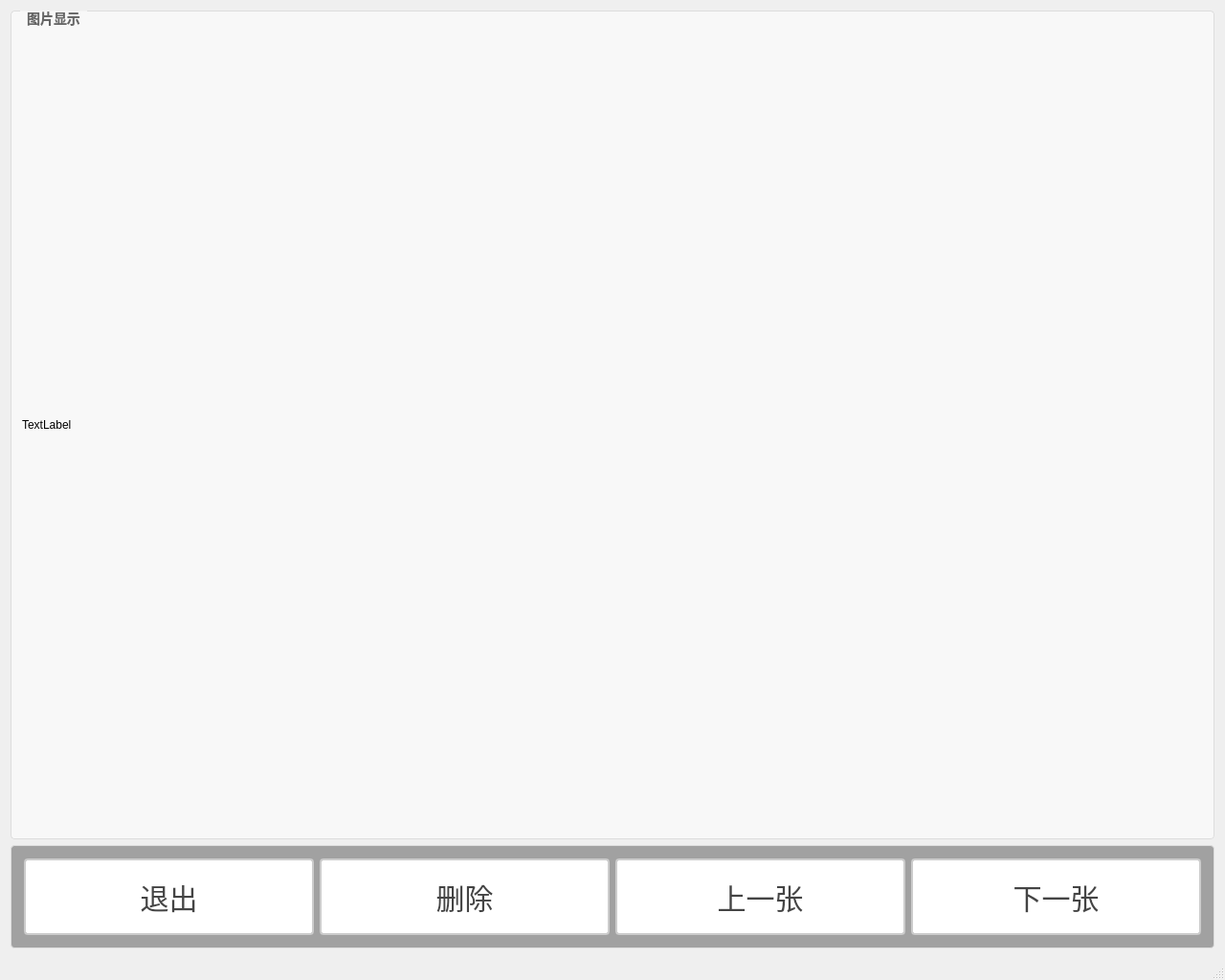
<?xml version="1.0" encoding="UTF-8"?>
<ui version="4.0">
 <class>PictureViewerUtiltyClass</class>
 <widget class="QMainWindow" name="PictureViewerUtiltyClass">
  <property name="geometry">
   <rect>
    <x>0</x>
    <y>0</y>
    <width>1280</width>
    <height>1024</height>
   </rect>
  </property>
  <property name="windowTitle">
   <string>PictureViewerUtilty</string>
  </property>
  <widget class="QWidget" name="centralWidget">
   <layout class="QVBoxLayout" name="verticalLayout" stretch="8,1">
    <item>
     <widget class="QGroupBox" name="groupBox_3">
      <property name="styleSheet">
       <string notr="true">QGroupBox {
    border: 1px solid #DDD;
    border-radius: 4px;
    font: bold 14px;
    color: #666;
    background-color: #F8F8F8;
}

QGroupBox::title {
    subcontrol-origin: margin;
    subcontrol-position: top left;
    left: 10px;
    padding: 0 5px;
}</string>
      </property>
      <property name="title">
       <string>图片显示</string>
      </property>
      <layout class="QGridLayout" name="gridLayout_3">
       <item row="0" column="0">
        <widget class="QLabel" name="label_imgDisplay">
         <property name="text">
          <string>TextLabel</string>
         </property>
        </widget>
       </item>
      </layout>
     </widget>
    </item>
    <item>
     <widget class="QGroupBox" name="groupBox_4">
      <property name="styleSheet">
       <string notr="true">QGroupBox {
    border: 1px solid #DDD;
    border-radius: 4px;
    font: bold 14px;
    color: #666;
    background-color: rgb(161, 161, 161);
    padding: 2px; 
}

QGroupBox::title {
    subcontrol-origin: margin;
    subcontrol-position: top left;
    left: 10px;
    padding: 0 5px;
}</string>
      </property>
      <property name="title">
       <string/>
      </property>
      <layout class="QHBoxLayout" name="horizontalLayout_2">
       <item>
        <widget class="QPushButton" name="pbtn_exit">
         <property name="sizePolicy">
          <sizepolicy hsizetype="Minimum" vsizetype="Minimum">
           <horstretch>0</horstretch>
           <verstretch>0</verstretch>
          </sizepolicy>
         </property>
         <property name="styleSheet">
          <string notr="true">QPushButton {
    padding: 6px 14px;
    border: 2px solid #CCC;
    border-radius: 4px;
    background-color: white;
    color: #444;
    font-size: 30px; 
}

QPushButton:hover {
    border-color: #999;
    background-color: #F5F5F5;
}

QPushButton:pressed {
    border-color: #777;
    background-color: #EEE;
}</string>
         </property>
         <property name="text">
          <string>退出</string>
         </property>
        </widget>
       </item>
       <item>
        <widget class="QPushButton" name="pbtn_delete">
         <property name="sizePolicy">
          <sizepolicy hsizetype="Minimum" vsizetype="Minimum">
           <horstretch>0</horstretch>
           <verstretch>0</verstretch>
          </sizepolicy>
         </property>
         <property name="styleSheet">
          <string notr="true">QPushButton {
    padding: 6px 14px;
    border: 2px solid #CCC;
    border-radius: 4px;
    background-color: white;
    color: #444;
    font-size: 30px; 
}

QPushButton:hover {
    border-color: #999;
    background-color: #F5F5F5;
}

QPushButton:pressed {
    border-color: #777;
    background-color: #EEE;
}</string>
         </property>
         <property name="text">
          <string>删除</string>
         </property>
        </widget>
       </item>
       <item>
        <widget class="QPushButton" name="pbtn_previousimage">
         <property name="sizePolicy">
          <sizepolicy hsizetype="Minimum" vsizetype="Minimum">
           <horstretch>0</horstretch>
           <verstretch>0</verstretch>
          </sizepolicy>
         </property>
         <property name="styleSheet">
          <string notr="true">QPushButton {
    padding: 6px 14px;
    border: 2px solid #CCC;
    border-radius: 4px;
    background-color: white;
    color: #444;
    font-size: 30px; 
}

QPushButton:hover {
    border-color: #999;
    background-color: #F5F5F5;
}

QPushButton:pressed {
    border-color: #777;
    background-color: #EEE;
}</string>
         </property>
         <property name="text">
          <string>上一张</string>
         </property>
        </widget>
       </item>
       <item>
        <widget class="QPushButton" name="pbtn_nextimage">
         <property name="sizePolicy">
          <sizepolicy hsizetype="Minimum" vsizetype="Minimum">
           <horstretch>0</horstretch>
           <verstretch>0</verstretch>
          </sizepolicy>
         </property>
         <property name="styleSheet">
          <string notr="true">QPushButton {
    padding: 6px 14px;
    border: 2px solid #CCC;
    border-radius: 4px;
    background-color: white;
    color: #444;
    font-size: 30px; 
}

QPushButton:hover {
    border-color: #999;
    background-color: #F5F5F5;
}

QPushButton:pressed {
    border-color: #777;
    background-color: #EEE;
}</string>
         </property>
         <property name="text">
          <string>下一张</string>
         </property>
        </widget>
       </item>
      </layout>
     </widget>
    </item>
   </layout>
  </widget>
  <widget class="QStatusBar" name="statusBar"/>
 </widget>
 <layoutdefault spacing="6" margin="11"/>
 <resources/>
 <connections/>
</ui>
